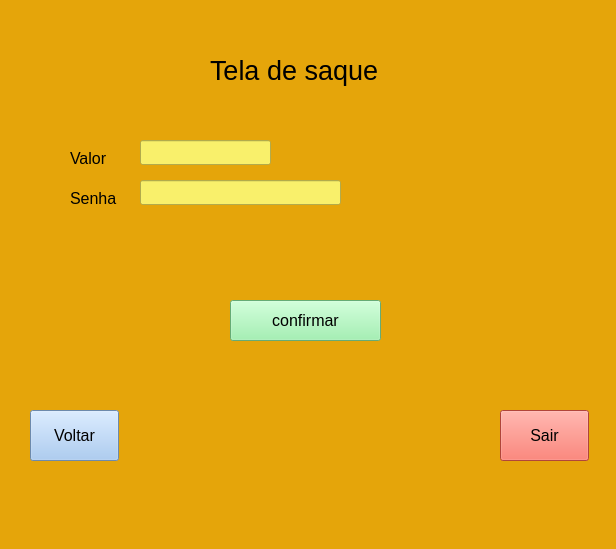
<?xml version="1.0" encoding="UTF-8"?>
<ui version="4.0">
 <class>MainWindow</class>
 <widget class="QMainWindow" name="MainWindow">
  <property name="geometry">
   <rect>
    <x>0</x>
    <y>0</y>
    <width>616</width>
    <height>549</height>
   </rect>
  </property>
  <property name="font">
   <font>
    <pointsize>12</pointsize>
   </font>
  </property>
  <property name="windowTitle">
   <string>MainWindow</string>
  </property>
  <property name="styleSheet">
   <string notr="true">background-color: rgb(229, 165, 10);</string>
  </property>
  <widget class="QWidget" name="centralwidget">
   <widget class="QLabel" name="label">
    <property name="geometry">
     <rect>
      <x>210</x>
      <y>30</y>
      <width>191</width>
      <height>81</height>
     </rect>
    </property>
    <property name="font">
     <font>
      <pointsize>20</pointsize>
     </font>
    </property>
    <property name="text">
     <string>Tela de saque</string>
    </property>
   </widget>
   <widget class="QLabel" name="label_2">
    <property name="geometry">
     <rect>
      <x>70</x>
      <y>150</y>
      <width>67</width>
      <height>17</height>
     </rect>
    </property>
    <property name="font">
     <font>
      <pointsize>12</pointsize>
     </font>
    </property>
    <property name="text">
     <string>Valor</string>
    </property>
   </widget>
   <widget class="QLabel" name="label_3">
    <property name="geometry">
     <rect>
      <x>70</x>
      <y>190</y>
      <width>67</width>
      <height>17</height>
     </rect>
    </property>
    <property name="font">
     <font>
      <pointsize>12</pointsize>
     </font>
    </property>
    <property name="text">
     <string>Senha</string>
    </property>
   </widget>
   <widget class="QLineEdit" name="lineEdit">
    <property name="geometry">
     <rect>
      <x>140</x>
      <y>140</y>
      <width>131</width>
      <height>25</height>
     </rect>
    </property>
    <property name="font">
     <font>
      <pointsize>12</pointsize>
     </font>
    </property>
    <property name="styleSheet">
     <string notr="true">background-color: rgb(249, 240, 107);</string>
    </property>
   </widget>
   <widget class="QLineEdit" name="lineEdit_2">
    <property name="geometry">
     <rect>
      <x>140</x>
      <y>180</y>
      <width>201</width>
      <height>25</height>
     </rect>
    </property>
    <property name="font">
     <font>
      <pointsize>12</pointsize>
     </font>
    </property>
    <property name="styleSheet">
     <string notr="true">background-color: rgb(249, 240, 107);</string>
    </property>
   </widget>
   <widget class="QPushButton" name="pushButton">
    <property name="geometry">
     <rect>
      <x>30</x>
      <y>410</y>
      <width>89</width>
      <height>51</height>
     </rect>
    </property>
    <property name="font">
     <font>
      <pointsize>12</pointsize>
     </font>
    </property>
    <property name="styleSheet">
     <string notr="true">background-color: rgb(153, 193, 241);</string>
    </property>
    <property name="text">
     <string>Voltar</string>
    </property>
   </widget>
   <widget class="QPushButton" name="pushButton_2">
    <property name="geometry">
     <rect>
      <x>230</x>
      <y>300</y>
      <width>151</width>
      <height>41</height>
     </rect>
    </property>
    <property name="font">
     <font>
      <pointsize>12</pointsize>
     </font>
    </property>
    <property name="styleSheet">
     <string notr="true">background-color: rgb(143, 240, 164);</string>
    </property>
    <property name="text">
     <string>confirmar</string>
    </property>
   </widget>
   <widget class="QPushButton" name="pushButton_3">
    <property name="geometry">
     <rect>
      <x>500</x>
      <y>410</y>
      <width>89</width>
      <height>51</height>
     </rect>
    </property>
    <property name="font">
     <font>
      <pointsize>12</pointsize>
     </font>
    </property>
    <property name="styleSheet">
     <string notr="true">background-color: rgb(246, 97, 81);</string>
    </property>
    <property name="text">
     <string>Sair</string>
    </property>
   </widget>
   <widget class="QLabel" name="label_5">
    <property name="geometry">
     <rect>
      <x>310</x>
      <y>140</y>
      <width>241</width>
      <height>21</height>
     </rect>
    </property>
    <property name="font">
     <font>
      <pointsize>12</pointsize>
     </font>
    </property>
    <property name="text">
     <string/>
    </property>
   </widget>
  </widget>
  <widget class="QMenuBar" name="menubar">
   <property name="geometry">
    <rect>
     <x>0</x>
     <y>0</y>
     <width>616</width>
     <height>22</height>
    </rect>
   </property>
  </widget>
  <widget class="QStatusBar" name="statusbar"/>
 </widget>
 <resources/>
 <connections/>
</ui>
